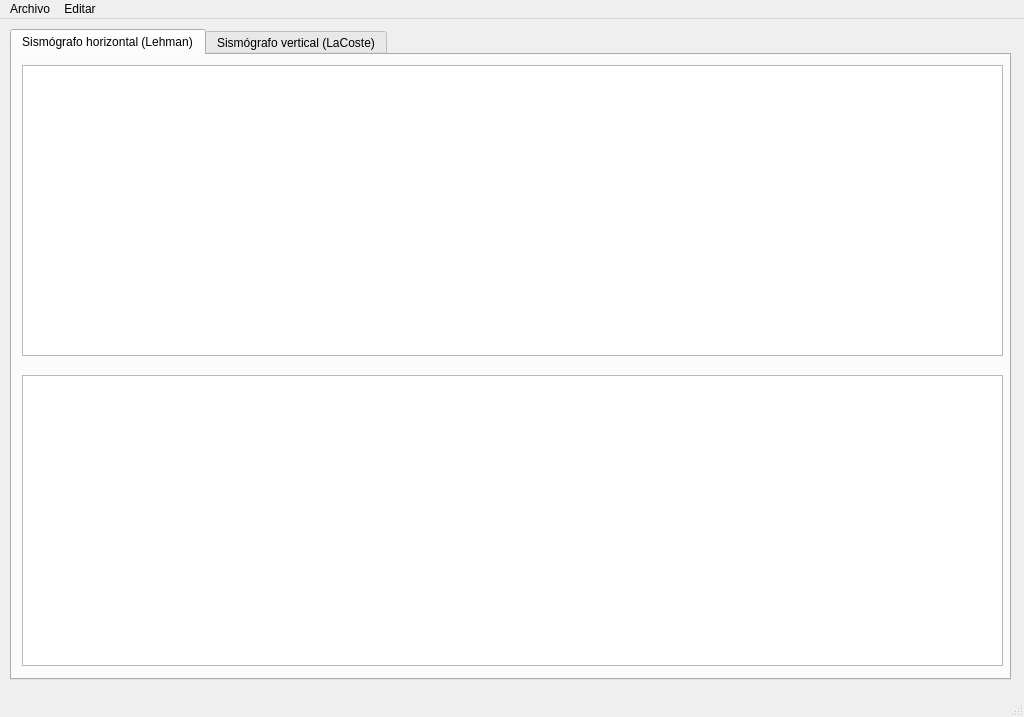
<?xml version="1.0" encoding="UTF-8"?>
<ui version="4.0">
 <class>MainWindow</class>
 <widget class="QMainWindow" name="MainWindow">
  <property name="geometry">
   <rect>
    <x>0</x>
    <y>0</y>
    <width>1024</width>
    <height>717</height>
   </rect>
  </property>
  <property name="windowTitle">
   <string>MainWindow</string>
  </property>
  <widget class="QWidget" name="centralwidget">
   <widget class="QTabWidget" name="tabWidget">
    <property name="geometry">
     <rect>
      <x>10</x>
      <y>10</y>
      <width>1001</width>
      <height>651</height>
     </rect>
    </property>
    <property name="currentIndex">
     <number>0</number>
    </property>
    <widget class="QWidget" name="Horizontal">
     <attribute name="title">
      <string>Sismógrafo horizontal (Lehman)</string>
     </attribute>
     <widget class="PlotWidget" name="graphViewLehmanSignal">
      <property name="geometry">
       <rect>
        <x>10</x>
        <y>10</y>
        <width>981</width>
        <height>291</height>
       </rect>
      </property>
      <property name="sizePolicy">
       <sizepolicy hsizetype="Expanding" vsizetype="Expanding">
        <horstretch>0</horstretch>
        <verstretch>0</verstretch>
       </sizepolicy>
      </property>
      <property name="resizeAnchor">
       <enum>QGraphicsView::AnchorViewCenter</enum>
      </property>
     </widget>
     <widget class="QWidget" name="widget" native="true">
      <property name="geometry">
       <rect>
        <x>10</x>
        <y>320</y>
        <width>981</width>
        <height>291</height>
       </rect>
      </property>
      <widget class="PlotWidget" name="graphViewLehmanFourier">
       <property name="geometry">
        <rect>
         <x>0</x>
         <y>0</y>
         <width>981</width>
         <height>291</height>
        </rect>
       </property>
      </widget>
      <widget class="QLabel" name="valueLehmanFFTB">
       <property name="geometry">
        <rect>
         <x>70</x>
         <y>40</y>
         <width>101</width>
         <height>21</height>
        </rect>
       </property>
       <property name="text">
        <string/>
       </property>
      </widget>
     </widget>
     <widget class="QLabel" name="valueLehmanSignalX">
      <property name="geometry">
       <rect>
        <x>80</x>
        <y>20</y>
        <width>101</width>
        <height>21</height>
       </rect>
      </property>
      <property name="text">
       <string/>
      </property>
     </widget>
     <widget class="QLabel" name="valueLehmanFFTA">
      <property name="geometry">
       <rect>
        <x>80</x>
        <y>330</y>
        <width>101</width>
        <height>21</height>
       </rect>
      </property>
      <property name="text">
       <string/>
      </property>
     </widget>
     <widget class="QLabel" name="valueLehmanSignalY">
      <property name="geometry">
       <rect>
        <x>80</x>
        <y>50</y>
        <width>101</width>
        <height>21</height>
       </rect>
      </property>
      <property name="text">
       <string/>
      </property>
     </widget>
    </widget>
    <widget class="QWidget" name="Vertical">
     <attribute name="title">
      <string>Sismógrafo vertical (LaCoste)</string>
     </attribute>
     <widget class="PlotWidget" name="graphViewLaCosteSignal">
      <property name="geometry">
       <rect>
        <x>10</x>
        <y>10</y>
        <width>981</width>
        <height>291</height>
       </rect>
      </property>
     </widget>
     <widget class="PlotWidget" name="graphViewLaCosteFourier">
      <property name="geometry">
       <rect>
        <x>10</x>
        <y>320</y>
        <width>981</width>
        <height>291</height>
       </rect>
      </property>
     </widget>
     <widget class="QLabel" name="valueLaCosteFFTA">
      <property name="geometry">
       <rect>
        <x>80</x>
        <y>330</y>
        <width>101</width>
        <height>21</height>
       </rect>
      </property>
      <property name="text">
       <string/>
      </property>
     </widget>
     <widget class="QLabel" name="valueLaCosteSignalX">
      <property name="geometry">
       <rect>
        <x>80</x>
        <y>20</y>
        <width>101</width>
        <height>21</height>
       </rect>
      </property>
      <property name="text">
       <string/>
      </property>
     </widget>
     <widget class="QLabel" name="valueLaCosteSignalY">
      <property name="geometry">
       <rect>
        <x>80</x>
        <y>50</y>
        <width>101</width>
        <height>21</height>
       </rect>
      </property>
      <property name="text">
       <string/>
      </property>
     </widget>
     <widget class="QLabel" name="valueLaCosteFFTB">
      <property name="geometry">
       <rect>
        <x>80</x>
        <y>360</y>
        <width>101</width>
        <height>21</height>
       </rect>
      </property>
      <property name="text">
       <string/>
      </property>
     </widget>
    </widget>
   </widget>
  </widget>
  <widget class="QMenuBar" name="menubar">
   <property name="geometry">
    <rect>
     <x>0</x>
     <y>0</y>
     <width>1024</width>
     <height>21</height>
    </rect>
   </property>
   <widget class="QMenu" name="menuArchivo">
    <property name="title">
     <string>Archivo</string>
    </property>
   </widget>
   <widget class="QMenu" name="menuEditar">
    <property name="title">
     <string>Editar</string>
    </property>
   </widget>
   <addaction name="menuArchivo"/>
   <addaction name="menuEditar"/>
  </widget>
  <widget class="QStatusBar" name="statusbar"/>
 </widget>
 <customwidgets>
  <customwidget>
   <class>PlotWidget</class>
   <extends>QGraphicsView</extends>
   <header>pyqtgraph.h</header>
  </customwidget>
 </customwidgets>
 <resources/>
 <connections/>
</ui>
